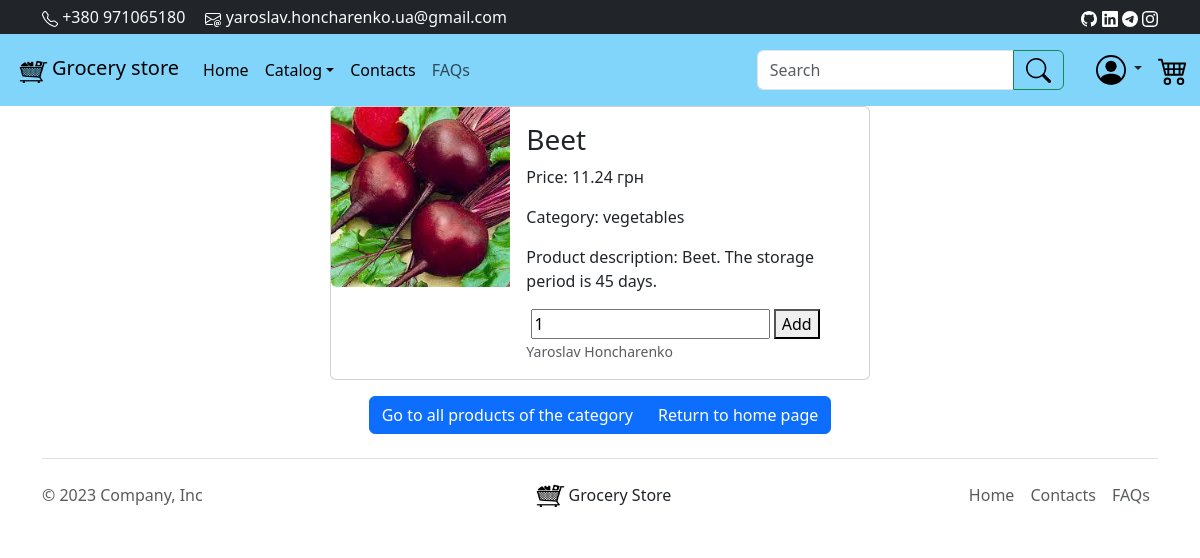
The page /detail/12/product/ on the database its author committed.
### New_Shop/models.py (models this page shows, shortened)
class Product(models.Model):
    user = models.ForeignKey(
        settings.AUTH_USER_MODEL,
        default=1, blank=False, null=True,
        on_delete=models.SET_NULL,
    )
    name = models.CharField(max_length=200, blank=False, db_index=True)
    slug = AutoSlugField(populate_from='name', unique=True, null=True)
    price = models.DecimalField(max_digits=10, decimal_places=2, default=00.00)
    description = models.TextField(max_length=600, blank=False)
    category = models.ForeignKey(Category, related_name='products', on_delete=models.CASCADE)
    product_img = models.ImageField(
        upload_to=upload_location_product,
        blank=True, null=True,
        height_field='height_field',
        width_field='width_field'
    )
    height_field = models.IntegerField(default=0)
    width_field = models.IntegerField(default=0)
    stock = models.PositiveIntegerField(null=True, default=0)  # Поле для зберігання залишків продукта
    available = models.BooleanField(default=True)  # Покаже чи доступний чи ні продукт
    created = models.DateTimeField(auto_now_add=True, null=True)
    updated = models.DateTimeField(auto_now=True, null=True)
    class Meta:
        ordering = ('name',)
        index_together = (('id', 'slug'),)

class Category(models.Model):
    name = models.CharField(max_length=200, blank=False, db_index=True)
    description = models.TextField(max_length=600, blank=False, null=True)
    slug = AutoSlugField(populate_from='name', unique=True, null=True)
    category_img = models.ImageField(
        upload_to=upload_location_category,
        blank=True,
        null=True,
        height_field='height_field',
        width_field='width_field'
    )
    height_field = models.IntegerField(blank=False,
                                       null=True,
                                       default=0)
    width_field = models.IntegerField(blank=False, null=True, default=0)
    class Meta:
        ordering = ('name',)
        verbose_name = 'Category'
        verbose_name_plural = "Categories"
    def __str__(self):
        return self.name

### New_Shop/views.py (the view)
# urls.py: path('detail/<int:id_product>/<slug:product_slug>/', detail, name='detail'),
def detail(request, id_product, product_slug):
    instance = get_object_or_404(Product, id=id_product,
                                 slug=product_slug,
                                 available=True)
    category_list = Category.objects.all()
    context = {
        'title': 'Detail',
        'object': instance,
        'categories': category_list,
    }
    return render(request, 'detail.html', context)

### templates/detail.html (shortened to what this page needs)
{% extends 'base.html' %}
{% load static %}
{% block content %}
<div class="card mb-3 mx-auto" style="max-width: 540px;">
    <div class="row g-0">
        <div class="col-md-4">
            {% if object.product_img %}
                <img src="{{ object.product_img.url }}" class="img-fluid rounded-start" alt="img">
            {% else %}
                <img src="{% static 'img/no_image.png' %}" class="img-fluid rounded-start" alt="img">
            {% endif %}
        </div>
        <div class="col-md-8">
            <div class="card-body">
                <h3 class="card-title">{{ object.name }}</h3>
                <p>Price: {{ object.price }} грн</p>
                <p>Category: {{ object.category }}</p>
                <p>Product description: {{ object.description }}</p>
            <form method="post" action="{% url 'New_Shop:add_to_cart' object.id %}">
      <input type="number" name="quantity" id="quantity" min="1" value="{{ object.quantity|default:1 }}">
      <button type="submit">Add</button>
    </form>
                {% if object.user.get_full_name %}
                    <p class="card-text"><small class="text-muted">{{ object.user.get_full_name }}</small></p>
                {% endif %}
            </div>
        </div>
    </div>
</div>
<div class="text-center">
    <div class="btn-group" role="group" aria-label="Button group with nested dropdown">
        <a class="btn btn-primary" href="/product/{{ object.category_id }}" role="button">Go to all products of the category</a>
        <a class="btn btn-primary" href="/" role="button">Return to home page</a>
    </div>
</div>
{% endblock content %}

### rows shown on the page
Product: product_img (picture), name "Beet", price "11.24", category "vegetables", description "Beet. The storage period is 45 days.", user.get_full_name "Yaroslav Honcharenko"
